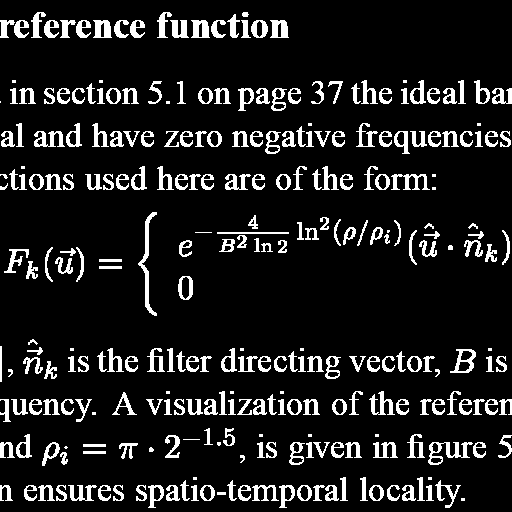
#> input picture Diverse oppgaver/uke5/textImage_clean.png, 512 x 512 px
$ python oppg1.py
#> lines starting #> are read from the running program, lines starting #| are printed output that depends on the picture; after the words box and inside, x2 and y2 are one past the last pixel; in counts of white or black regions, pixels touching at a corner belong together
from imageio import imread
import matplotlib.pyplot as plt
import numpy as np

G = 256

def lagHistogram(f):
    array = np.zeros(G)
    (N, M) = f.shape
    for i in range(N):
        for j in range(M):
            value = int(f[i,j])
            if(value in range(0, G-1)):
                array[value] = array[value]+1
    y_pos = np.arange(len(array))
    return array


# Load a "clean" image
im_clean = imread('textImage_clean.png', as_gray=True)
#> im_clean: shape (512, 512) float32; values 100 (black) and 200 (white), 11.7% white; 286 white regions (29 under 20 px), largest, box (x1, y1, x2, y2) and area: (138, 212, 157, 316) 459, (428, 442, 473, 465) 393, (391, 174, 430, 190) 291
im_skrift = imread('skrift.png', as_gray=True)
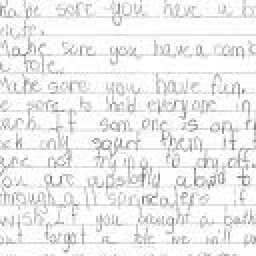
#> input picture Diverse oppgaver/uke5/skrift.png, 128 x 128 px (shown 2 times larger)
#> im_skrift is the input picture: shape (128, 128) float32; min 132, max 255, mean 238.1
(N, M) = im_clean.shape
#> N = 512; M = 512
f = np.zeros((N,M))

# Add some noise
noiseStd = 30 # How much white noise to add
im_noisy = im_clean + noiseStd * np.random.normal(0, 1, (N,M))
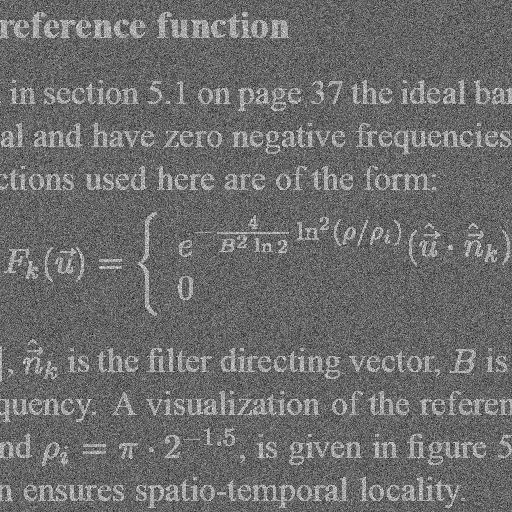
#> im_noisy: shape (512, 512) float64; min -45.56, max 321.1, mean 111.7; drawn with min black and max white

# Add varying light-intesity model
lightFactor = 100 # Increasing this increases effect of our varying-light model
lightMask = np.array([[(x-M/2)/M for x in range(1, M+1)] for y in range(N)])
im_light = im_clean + lightFactor * lightMask
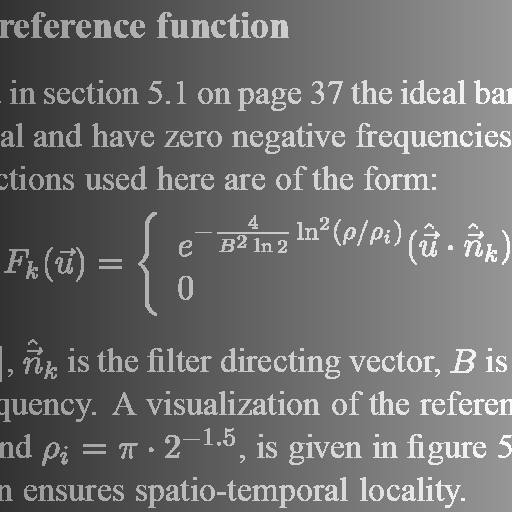
#> im_light: shape (512, 512) float64; min 50.2, max 250, mean 111.7

# Separate background and foreground pixels using our "clean" image
backgroundPixels = [im_noisy[x][y] for x in range(N) for y in range(M) if im_clean[x][y] < 150]
#> backgroundPixels = 231600 items
foregroundPixels = [im_noisy[x][y] for x in range(N) for y in range(M) if im_clean[x][y] > 150]
#> foregroundPixels = 30544 items

"""terskel = 150

for i in range(M):
    for j in range(N):
        if im_clean[i,j] > terskel:
            f[i,j] = 255
        else:
            f[i,j] = 0"""

def otsus(f):
    (N, M) = f.shape
#> N = 512; M = 512
    f_out = np.zeros((N,M))
    h = lagHistogram(f)
#> after the loop in lagHistogram, `for i in range(N):`: array = 256 values, max 3139 at index 103, min 0 at index 255, mean 1019.8
#> in lagHistogram, `y_pos = np.arange(len(array))`: y_pos = 256 values from 0 to 255
#> h has the same summary as array in lagHistogram

    length = len(h)
#> length = 256
    sum = 0
    terskel = 0
    for i in range(length):
        sum += h[i]
        if sum > np.sum(h)/2 and h[i] != h[i+1]:
            terskel = i+1
            break
#> this loop made 105 passes
#> sum on passes 1 to 12: 20, 37, 46, 68, 88, 107, 140, 177, 213, 243, 277, 315
#> after the loop, sum = 130966

    sum_v = 0
    sum_h = 0
    if terskel+i < 256 and terskel-i > 0:
        for i in range(10):
            sum_v += h[terskel-i]
            sum_h += h[terskel+i]
#> this loop made 10 passes
#> (sum_v, sum_h) on passes 1 to 10: (2988, 2988), (6009, 6098), (9148, 9099), (12238, 12101), (15232, 15046), (18261, 17904), (21359, 20672), (24468, 23510), (27497, 26433), (30577, 29225)
#> after the loop, sum_h = 29225; sum_v = 30577
    while sum_v > sum_h:
        terskel += 1
        sum_v = 0
        sum_h = 0
        for i in range(10):
            if terskel+i < 256 and terskel-i > 0:
                sum_v += h[terskel-i]
                sum_h += h[terskel+i]
            else:
                break
#> this loop made 78 passes
#> after the loop, terskel = 183

    terskel -= 5
#> terskel = 178
    print(terskel)
#| 178
    for i in range(N):
        for j in range(M):
            if f[i,j] > terskel:
                f_out[i,j] = 255
            else:
                f_out[i,j] = 0
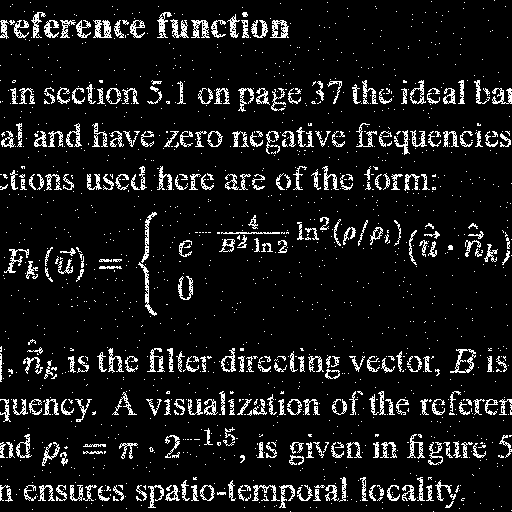
#> f_out: shape (512, 512) float64; 9.4% white in thin lines or dots


    """
    fig2, (ax4) = plt.subplots(1)
    ax4.bar(G, h)

    fig1, (ax1,ax2) = plt.subplots(2)
    ax1.imshow(f, cmap="gray", vmin=0, vmax=255)
    ax2.imshow(f_out, cmap="gray", vmin=0, vmax=255)
    plt.show()"""

    return f_out

def adaptiv(f):
    h = lagHistogram(f)
    intervall = 8
    im = np.zeros((2*intervall, 2*intervall))
    f_out = np.zeros((N,M))
    for x in range(0, N, 2*intervall):
        for y in range(0, N, 2*intervall):
            for i in range(2*intervall):
                for j in range(2*intervall):
                    im[i,j] = f[x+i, y+j]
            im = otsus(im)
            for i in range(2*intervall):
                for j in range(2*intervall):
                    f_out[x+i, y+j] = im[i,j]

    y_pos = np.arange(len(h))
    fig2, (ax4) = plt.subplots(1)
    ax4.bar(G, h)

    fig1, (ax1,ax2) = plt.subplots(2)
    ax1.imshow(f, cmap="gray", vmin=0, vmax=255)
    ax2.imshow(f_out, cmap="gray", vmin=0, vmax=255)
    plt.show()

#adaptiv(im_noisy)
f = otsus(im_noisy)
h_clean = lagHistogram(im_clean)
#> h_clean = 256 values, max 231600 at index 100, min 0 at index 0, mean 1024
h_noisy = lagHistogram(im_noisy)
#> h_noisy has the same summary as array in lagHistogram
h_light = lagHistogram(im_light)
#> h_light = 256 values, max 2803 at index 141, min 0 at index 0, mean 1024
y_pos = np.arange(len(h_clean))
#> y_pos = 256 values from 0 to 255

fig1, (ax1,ax2,ax3) = plt.subplots(3)
ax1.imshow(im_clean, cmap="gray", vmin=0, vmax=255)
ax2.imshow(im_noisy, cmap="gray", vmin=0, vmax=255)
ax3.imshow(f, cmap="gray", vmin=0, vmax=255)

"""plt.figure()
plt.bar(y_pos, foregroundPixels)
plt.figure()
plt.bar(y_pos, backgroundPixels)
"""
fig2, (ax4,ax5,ax6) = plt.subplots(3)
ax4.bar(y_pos, h_clean)
ax5.bar(y_pos, h_noisy)
ax6.bar(y_pos, h_light)

plt.show()
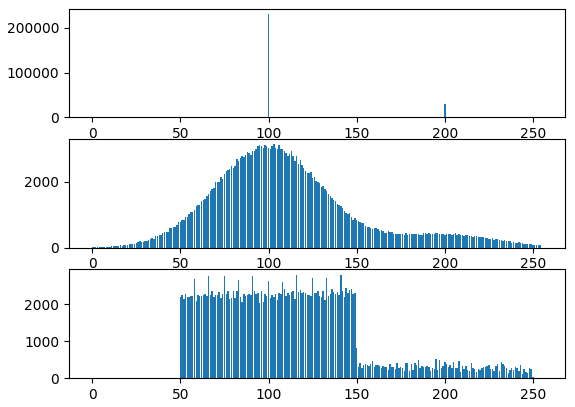
#> figure drawn by matplotlib, 3 panels; panel 1: tallest bar 231600 high, from x = 99.6 to 100.4; panel 2: tallest bar 3139 high, from x = 102.6 to 103.4; panel 3: tallest bar 2803 high, from x = 140.6 to 141.4
